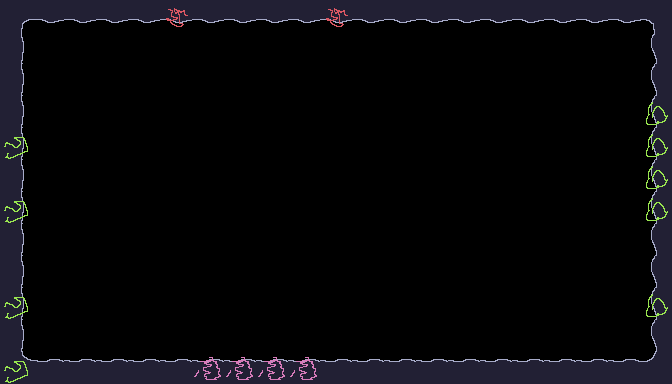

Rendered tile map (Tiled .tmx) drawn with the repository's tilesets; below, a short description and the full map source, tile grids included:
An orthogonal 21x12 tile map with 32x32 px tiles, 2 tile layers (collision, effects).

<map version="1.10" tiledversion="1.10.1" orientation="orthogonal" renderorder="right-down" width="21" height="12" tilewidth="32" tileheight="32" infinite="0" nextlayerid="3" nextobjectid="1">
 <tileset firstgid="1" name="tiles" tilewidth="32" tileheight="32" tilecount="49" columns="7">
  <image source="tiles.png" width="240" height="240" />
 </tileset>
 <layer id="1" name="collision" width="21" height="12">
  <data encoding="csv">
1,3,3,3,3,3,3,3,3,3,3,3,3,3,3,3,3,3,3,3,2,
10,0,0,0,0,0,0,0,0,0,0,0,0,0,0,0,0,0,0,0,4,
10,0,0,0,0,0,0,0,0,0,0,0,0,0,0,0,0,0,0,0,4,
10,0,0,0,0,0,0,0,0,0,0,0,0,0,0,0,0,0,0,0,4,
10,0,0,0,0,0,0,0,0,0,0,0,0,0,0,0,0,0,0,0,4,
10,0,0,0,0,0,0,0,0,0,0,0,0,0,0,0,0,0,0,0,4,
10,0,0,0,0,0,0,0,0,0,0,0,0,0,0,0,0,0,0,0,4,
10,0,0,0,0,0,0,0,0,0,0,0,0,0,0,0,0,0,0,0,4,
10,0,0,0,0,0,0,0,0,0,0,0,0,0,0,0,0,0,0,0,4,
10,0,0,0,0,0,0,0,0,0,0,0,0,0,0,0,0,0,0,0,4,
10,0,0,0,0,0,0,0,0,0,0,0,0,0,0,0,0,0,0,0,4,
8,11,11,11,11,11,11,11,11,11,11,11,11,11,11,11,11,11,11,11,9
</data>
 </layer>
 <layer id="2" name="effects" width="21" height="12">
  <data encoding="csv">
0,0,0,0,0,17,0,0,0,0,17,0,0,0,0,0,0,0,0,0,0,
0,0,0,0,0,0,0,0,0,0,0,0,0,0,0,0,0,0,0,0,0,
0,0,0,0,0,0,0,0,0,0,0,0,0,0,0,0,0,0,0,0,0,
0,0,0,0,0,0,0,0,0,0,0,0,0,0,0,0,0,0,0,0,16,
15,0,0,0,0,0,0,0,0,0,0,0,0,0,0,0,0,0,0,0,16,
0,0,0,0,0,0,0,0,0,0,0,0,0,0,0,0,0,0,0,0,16,
15,0,0,0,0,0,0,0,0,0,0,0,0,0,0,0,0,0,0,0,16,
0,0,0,0,0,0,0,0,0,0,0,0,0,0,0,0,0,0,0,0,0,
0,0,0,0,0,0,0,0,0,0,0,0,0,0,0,0,0,0,0,0,0,
15,0,0,0,0,0,0,0,0,0,0,0,0,0,0,0,0,0,0,0,16,
0,0,0,0,0,0,0,0,0,0,0,0,0,0,0,0,0,0,0,0,0,
15,0,0,0,0,0,18,18,18,18,0,0,0,0,0,0,0,0,0,0,0
</data>
 </layer>
</map>
